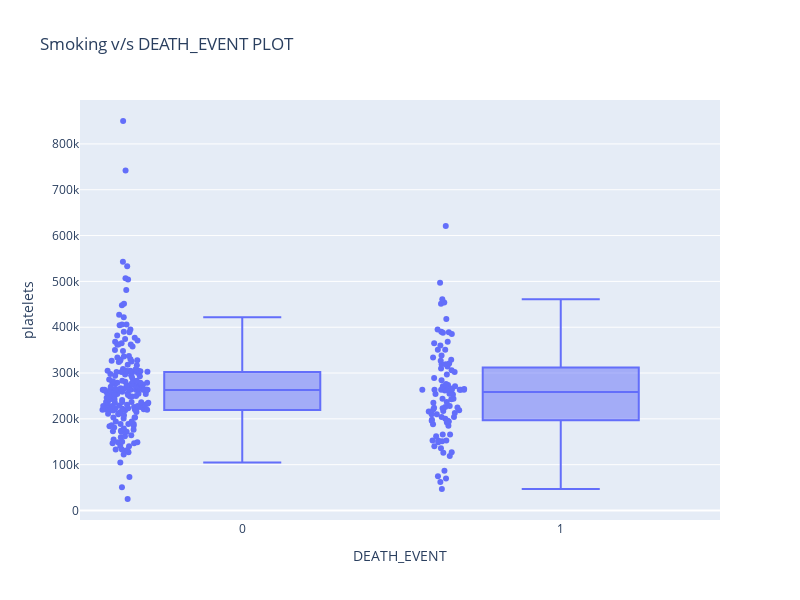

The notebook cell saved with this chart:
### Markdown cell above
# **2. BIVARIATE ANALYSIS**

### Code cell
fig=px.box(data,
          x='DEATH_EVENT',
          y='platelets',
          points='all',
          height=600,
          width=800,
          title='Smoking v/s DEATH_EVENT PLOT')
fig.show()

### Figure 1 — Plotly figure (JSON) as saved in the notebook; plotly's stock layout.template omitted (floating-point values rounded to 4 significant figures; data arrays with more than 128 entries replaced by an {"elided": "..."} marker saying what was removed)
{"data": [{"alignmentgroup": "True", "boxpoints": "all", "hovertemplate": "DEATH_EVENT=%{x}<br>platelets=%{y}<extra></extra>", "legendgroup": "", "marker": {"color": "#636efa"}, "name": "", "notched": false, "offsetgroup": "", "orientation": "v", "showlegend": false, "type": "box", "x": {"elided": "299 int values"}, "x0": " ", "xaxis": "x", "y": {"elided": "299 float values"}, "y0": " ", "yaxis": "y"}], "layout": {"boxmode": "group", "height": 600, "legend": {"tracegroupgap": 0}, "title": {"text": "Smoking v/s DEATH_EVENT PLOT"}, "width": 800, "xaxis": {"anchor": "y", "domain": [0, 1], "title": {"text": "DEATH_EVENT"}}, "yaxis": {"anchor": "x", "domain": [0, 1], "title": {"text": "platelets"}}}}
